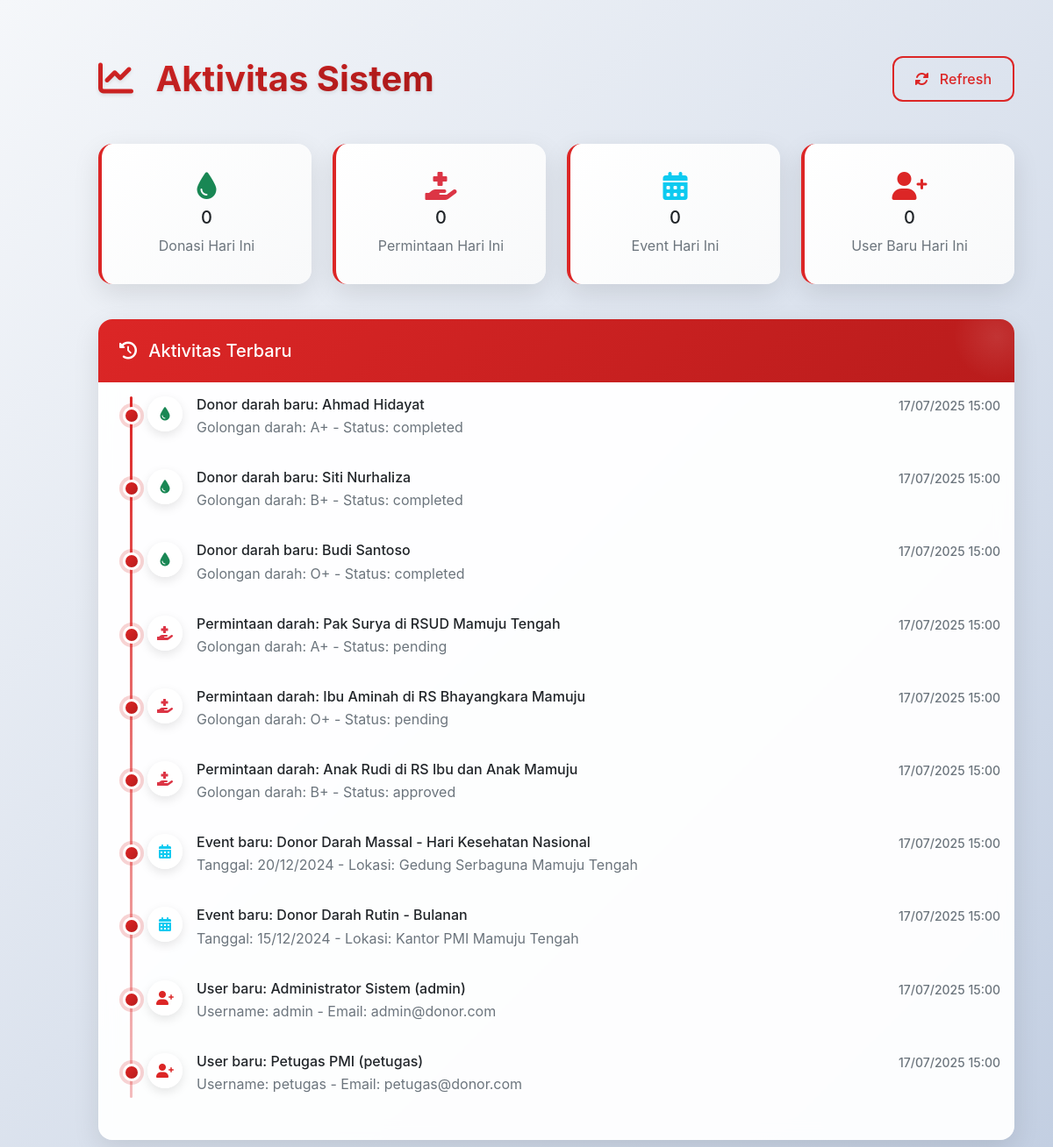
/admin/activity.php (signed in), run on an earlier commit of the app's database.
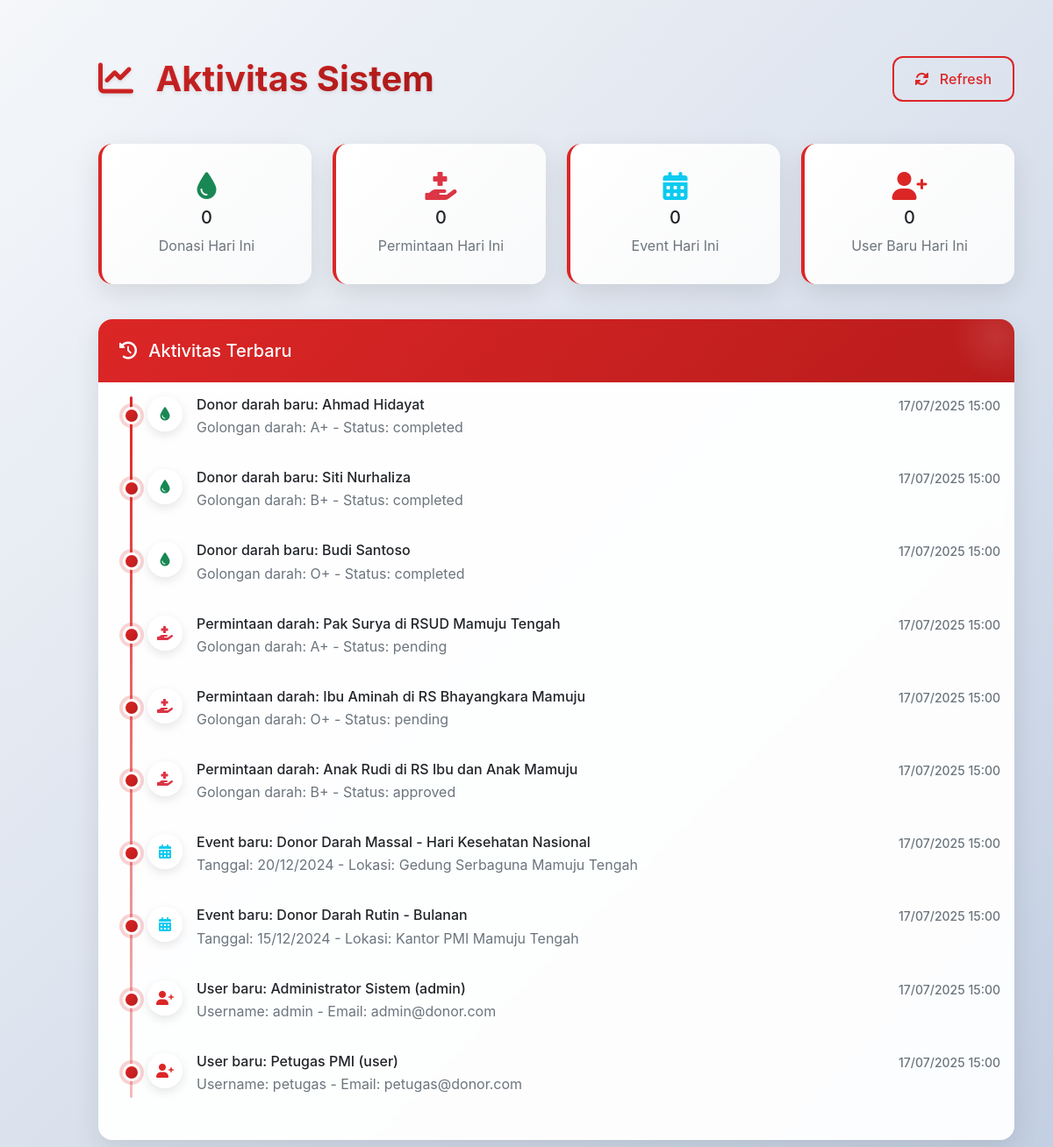
And on a later commit of the database.
### tables this page shows
CREATE TABLE IF NOT EXISTS `donations` (
  `id` int(11) NOT NULL AUTO_INCREMENT,
  `donor_id` int(11) NOT NULL,
  `donation_date` date NOT NULL,
  `blood_type` enum('A','B','AB','O') NOT NULL,
  `rhesus` enum('+','-') NOT NULL DEFAULT '+',
  `quantity` int(11) NOT NULL DEFAULT 350,
  `hemoglobin` decimal(4,2) DEFAULT NULL,
  `blood_pressure` varchar(20) DEFAULT NULL,
  `weight` decimal(5,2) DEFAULT NULL,
  `temperature` decimal(4,2) DEFAULT NULL,
  `medical_check` text DEFAULT NULL,
  `status` enum('pending','approved','rejected','completed') NOT NULL DEFAULT 'pending',
  `notes` text DEFAULT NULL,
  `processed_by` int(11) DEFAULT NULL,
  `processed_at` timestamp NULL DEFAULT NULL,
  `created_at` timestamp NULL DEFAULT CURRENT_TIMESTAMP,
  `updated_at` timestamp NULL DEFAULT CURRENT_TIMESTAMP ON UPDATE CURRENT_TIMESTAMP,
  PRIMARY KEY (`id`),
  KEY `donor_id` (`donor_id`),
  KEY `processed_by` (`processed_by`),
  INDEX `idx_donations_date` (`donation_date`),
  INDEX `idx_donations_status` (`status`),
  CONSTRAINT `donations_ibfk_1` FOREIGN KEY (`donor_id`) REFERENCES `donors` (`id`) ON DELETE CASCADE,
  CONSTRAINT `donations_ibfk_2` FOREIGN KEY (`processed_by`) REFERENCES `users` (`id`) ON DELETE SET NULL
);

CREATE TABLE IF NOT EXISTS `donors` (
  `id` int(11) NOT NULL AUTO_INCREMENT,
  `user_id` int(11) DEFAULT NULL,
  `name` varchar(100) NOT NULL,
  `email` varchar(100) DEFAULT NULL,
  `phone` varchar(20) DEFAULT NULL,
  `address` text DEFAULT NULL,
  `birth_date` date DEFAULT NULL,
  `gender` enum('L','P') NOT NULL,
  `blood_type` enum('A','B','AB','O') NOT NULL,
  `rhesus` enum('+','-') NOT NULL DEFAULT '+',
  `weight` decimal(5,2) DEFAULT NULL,
  `height` decimal(5,2) DEFAULT NULL,
  `medical_history` text DEFAULT NULL,
  `last_donation` date DEFAULT NULL,
  `donation_count` int(11) DEFAULT 0,
  `is_active` tinyint(1) NOT NULL DEFAULT 1,
  `created_at` timestamp NULL DEFAULT CURRENT_TIMESTAMP,
  `updated_at` timestamp NULL DEFAULT CURRENT_TIMESTAMP ON UPDATE CURRENT_TIMESTAMP,
  PRIMARY KEY (`id`),
  KEY `user_id` (`user_id`),
  INDEX `idx_donors_blood_type` (`blood_type`, `rhesus`),
  INDEX `idx_donors_active` (`is_active`),
  CONSTRAINT `donors_ibfk_1` FOREIGN KEY (`user_id`) REFERENCES `users` (`id`) ON DELETE SET NULL
);

CREATE TABLE IF NOT EXISTS `blood_requests` (
  `id` int(11) NOT NULL AUTO_INCREMENT,
  `patient_name` varchar(100) NOT NULL,
  `hospital` varchar(100) NOT NULL,
  `blood_type` enum('A','B','AB','O') NOT NULL,
  `rhesus` enum('+','-') NOT NULL DEFAULT '+',
  `quantity_needed` int(11) NOT NULL,
  `urgency` enum('normal','urgent','emergency') NOT NULL DEFAULT 'normal',
  `request_date` date NOT NULL,
  `needed_date` date NOT NULL,
  `contact_person` varchar(100) NOT NULL,
  `contact_phone` varchar(20) NOT NULL,
  `notes` text DEFAULT NULL,
  `status` enum('pending','approved','rejected','completed','cancelled') NOT NULL DEFAULT 'pending',
  `approved_by` int(11) DEFAULT NULL,
  `approved_at` timestamp NULL DEFAULT NULL,
  `created_at` timestamp NULL DEFAULT CURRENT_TIMESTAMP,
  `updated_at` timestamp NULL DEFAULT CURRENT_TIMESTAMP ON UPDATE CURRENT_TIMESTAMP,
  PRIMARY KEY (`id`),
  KEY `approved_by` (`approved_by`),
  INDEX `idx_requests_date` (`request_date`),
  INDEX `idx_requests_status` (`status`),
  INDEX `idx_requests_urgency` (`urgency`),
  CONSTRAINT `blood_requests_ibfk_1` FOREIGN KEY (`approved_by`) REFERENCES `users` (`id`) ON DELETE SET NULL
);

CREATE TABLE IF NOT EXISTS `events` (
  `id` int(11) NOT NULL AUTO_INCREMENT,
  `title` varchar(200) NOT NULL,
  `description` text DEFAULT NULL,
  `event_date` date NOT NULL,
  `start_time` time NOT NULL,
  `end_time` time NOT NULL,
  `location` varchar(200) NOT NULL,
  `target_donors` int(11) DEFAULT NULL,
  `registered_donors` int(11) DEFAULT 0,
  `status` enum('planned','active','completed','cancelled') NOT NULL DEFAULT 'planned',
  `organizer` varchar(100) DEFAULT NULL,
  `contact_info` varchar(100) DEFAULT NULL,
  `created_by` int(11) DEFAULT NULL,
  `created_at` timestamp NULL DEFAULT CURRENT_TIMESTAMP,
  `updated_at` timestamp NULL DEFAULT CURRENT_TIMESTAMP ON UPDATE CURRENT_TIMESTAMP,
  PRIMARY KEY (`id`),
  KEY `created_by` (`created_by`),
  INDEX `idx_events_date` (`event_date`),
  INDEX `idx_events_status` (`status`),
  CONSTRAINT `events_ibfk_1` FOREIGN KEY (`created_by`) REFERENCES `users` (`id`) ON DELETE SET NULL
);

CREATE TABLE IF NOT EXISTS `users` (
  `id` int(11) NOT NULL AUTO_INCREMENT,
  `username` varchar(50) NOT NULL UNIQUE,
  `password` varchar(255) NOT NULL,
  `email` varchar(100) NOT NULL UNIQUE,
  `full_name` varchar(100) NOT NULL,
  `phone` varchar(20) DEFAULT NULL,
  `role` enum('admin','petugas','user') NOT NULL DEFAULT 'user',
  `is_active` tinyint(1) NOT NULL DEFAULT 1,
  `created_at` timestamp NULL DEFAULT CURRENT_TIMESTAMP,
  `updated_at` timestamp NULL DEFAULT CURRENT_TIMESTAMP ON UPDATE CURRENT_TIMESTAMP,
  PRIMARY KEY (`id`),
  INDEX `idx_users_role` (`role`),
  INDEX `idx_users_active` (`is_active`)
);

### admin/activity.php (the view, shortened to what the rows shown need)
<?php
include 'auth_check.php';
$recent_activities = [];
$donations = mysqli_query($conn, "
    SELECT 'donation' as type, d.id, d.created_at, dn.name as donor_name, d.status, d.blood_type, d.rhesus
    FROM donations d
    JOIN donors dn ON d.donor_id = dn.id
    ORDER BY d.created_at DESC
    LIMIT 10
");
if ($donations) {
    while ($row = mysqli_fetch_assoc($donations)) {
        $recent_activities[] = $row;
    }
}
$requests = mysqli_query($conn, "
    SELECT 'blood_request' as type, id, created_at, patient_name, hospital, status, blood_type, rhesus
    FROM blood_requests
    ORDER BY created_at DESC
    LIMIT 10
");
if ($requests) {
    while ($row = mysqli_fetch_assoc($requests)) {
        $recent_activities[] = $row;
    }
}
$events = mysqli_query($conn, "
    SELECT 'event' as type, id, created_at, title, event_date, status, location
    FROM events
    ORDER BY created_at DESC
    LIMIT 10
");
if ($events) {
    while ($row = mysqli_fetch_assoc($events)) {
        $recent_activities[] = $row;
    }
}
$users = mysqli_query($conn, "
    SELECT 'user' as type, id, created_at, username, full_name, role, email
    FROM users
    ORDER BY created_at DESC
    LIMIT 10
");
if ($users) {
    while ($row = mysqli_fetch_assoc($users)) {
        $recent_activities[] = $row;
    }
}
usort($recent_activities, function($a, $b) {
    return strtotime($b['created_at']) - strtotime($a['created_at']);
});
$recent_activities = array_slice($recent_activities, 0, 20);
function getActivityIcon($type) {
    switch ($type) {
        case 'donation': return 'fas fa-tint';
        case 'blood_request': return 'fas fa-hand-holding-medical';
        case 'event': return 'fas fa-calendar-alt';
        case 'user': return 'fas fa-user-plus';
    }
}
function getActivityColor($type) {
    switch ($type) {
        case 'donation': return 'text-success';
        case 'blood_request': return 'text-danger';
        case 'event': return 'text-info';
        case 'user': return 'text-primary';
    }
}
function getActivityTitle($activity) {
    switch ($activity['type']) {
        case 'donation':
            return "Donor darah baru: " . $activity['donor_name'];
        case 'blood_request':
            return "Permintaan darah: " . $activity['patient_name'] . " di " . $activity['hospital'];
        case 'event':
            return "Event baru: " . $activity['title'];
        case 'user':
            return "User baru: " . $activity['full_name'] . " (" . $activity['role'] . ")";
    }
}
function getActivityDescription($activity) {
    switch ($activity['type']) {
        case 'donation':
            return "Golongan darah: " . $activity['blood_type'] . $activity['rhesus'] . " - Status: " . $activity['status'];
        case 'blood_request':
            return "Golongan darah: " . $activity['blood_type'] . $activity['rhesus'] . " - Status: " . $activity['status'];
        case 'event':
            return "Tanggal: " . date('d/m/Y', strtotime($activity['event_date'])) . " - Lokasi: " . $activity['location'];
        case 'user':
            return "Username: " . $activity['username'] . " - Email: " . $activity['email'];
    }
}
?>
<!DOCTYPE html>
<html lang="id">
<head>
    <link href="https://cdn.jsdelivr.net/npm/bootstrap@5.1.3/dist/css/bootstrap.min.css" rel="stylesheet">
    <link href="https://cdnjs.cloudflare.com/ajax/libs/font-awesome/6.0.0/css/all.min.css" rel="stylesheet">
</head>
<body>
    <div class="main-container">
        <div class="container-fluid py-2">
            <div class="row">
                <div class="col-12">
                    <div class="d-flex justify-content-between align-items-center mb-5">
                        <h1 class="page-title">
                            <i class="fas fa-chart-line me-3" style="color: #dc2626;"></i>
                            Aktivitas Sistem
                        </h1>
                    </div>
                <div class="card">
                    <div class="card-body">
                        <?php if (empty($recent_activities)): ?>
                            <div class="text-center py-4">
                                <i class="fas fa-inbox fa-3x text-muted mb-3"></i>
                                <h5 class="text-muted">Belum ada aktivitas</h5>
                                <p class="text-muted">Aktivitas sistem akan muncul di sini</p>
                            </div>
                        <?php else: ?>
                            <div class="timeline">
                                <?php foreach ($recent_activities as $activity): ?>
                                    <div class="timeline-item">
                                        <div class="d-flex align-items-start">
                                            <div class="activity-icon bg-light <?php echo getActivityColor($activity['type']); ?>">
                                                <i class="<?php echo getActivityIcon($activity['type']); ?>"></i>
                                            </div>
                                            <div class="flex-grow-1">
                                                <div class="d-flex justify-content-between align-items-start">
                                                    <div>
                                                        <h6 class="mb-1"><?php echo getActivityTitle($activity); ?></h6>
                                                        <p class="mb-1 text-muted"><?php echo getActivityDescription($activity); ?></p>
                                                    </div>
                                                    <small class="activity-time">
                                                        <?php echo date('d/m/Y H:i', strtotime($activity['created_at'])); ?>
                                                    </small>
                                                </div>
                                            </div>
                                        </div>
                                    </div>
                                <?php endforeach; ?>
                            </div>
                        <?php endif; ?>
                    </div>
                </div>
            </div>
        </div>
    </div>
</body>
</html>

What changed in the data, as far as the page shows it:
changed users "Username: petugas - Email: petugas@donor.com": getActivityTitle($activity) "User baru: Petugas PMI (petugas)" → "User baru: Petugas PMI (user)"
